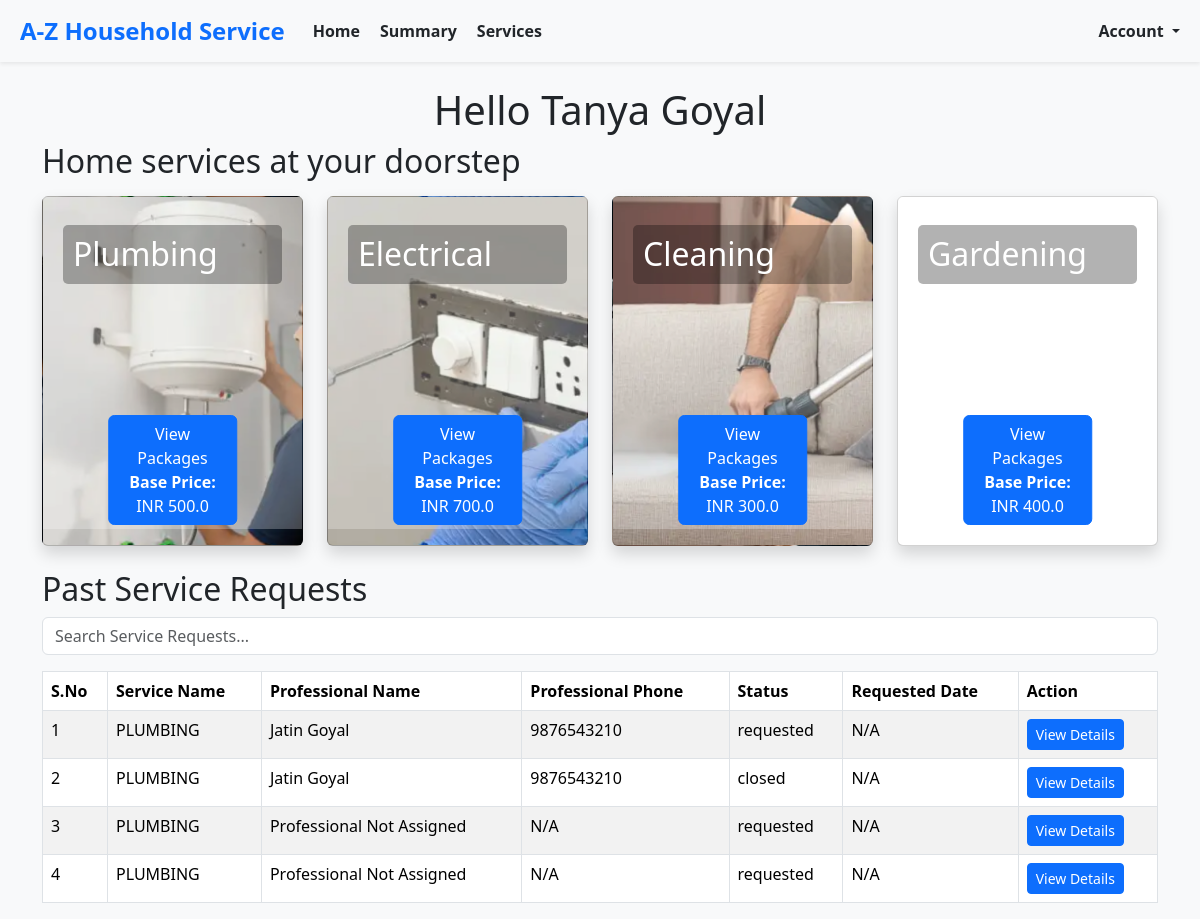
The app's page /customers/home (signed in) with its own data.
### models.py (models this page shows, shortened)
class BaseModel(db.Model):
    __abstract__ = True  # This makes it an abstract class, not a table in the database
    id = db.Column(db.Integer, primary_key=True)
    created_at = db.Column(db.DateTime, default=datetime.utcnow, nullable=False)  # Ensure it's not nullable
    modified_at = db.Column(db.DateTime, default=datetime.utcnow, onupdate=datetime.utcnow, nullable=False)  # Ensure it's not nullable

class Customer(BaseModel):
    __tablename__ = 'customer'
    username = db.Column(db.String(150), unique=True, nullable=False)
    password_hash = db.Column(db.String(200), nullable=False)
    name = db.Column(db.String(150), nullable=True)  # Made nullable
    email = db.Column(db.String(150), unique=True, nullable=False)
    phone = db.Column(db.String(20), unique=True, nullable=False)
    address = db.Column(db.String(300), nullable=True)  # Made nullable
    pincode = db.Column(db.String(300), nullable=True)  # Made nullable

class Service(BaseModel):
    __tablename__ = 'service'
    name = db.Column(db.String(150), nullable=False)
    base_price = db.Column(db.Float, nullable=True)  # Made nullable
    time_required = db.Column(db.String(50), nullable=True)  # Made nullable
    description = db.Column(db.Text, nullable=True)  # Made nullable
    professional_id = db.Column(db.Integer, db.ForeignKey('service_professional.id'), nullable=True)
    service_type_id= db.Column(db.Integer, nullable=True)  # Made nullable
    professional = db.relationship('ServiceProfessional', backref='services', lazy=True)

class ServiceProfessional(BaseModel):
    __tablename__ = 'service_professional'
    username = db.Column(db.String(150), unique=True, nullable=False)
    password_hash = db.Column(db.String(200), nullable=False)
    name = db.Column(db.String(150), nullable=True)  # Made nullable
    email = db.Column(db.String(150), unique=True, nullable=True)  # Made nullable
    phone = db.Column(db.String(20), unique=True, nullable=True)  # Made nullable
    experience = db.Column(db.Integer, nullable=True)  # Made nullable
    description = db.Column(db.Text, nullable=True)  # Made nullable
    approved = db.Column(db.Boolean, default=False, nullable=True)  # Made nullable

class ServiceRequest(BaseModel):
    __tablename__ = 'service_request'
    service_id = db.Column(db.Integer, db.ForeignKey('service.id'), nullable=True)  # Made nullable
    customer_id = db.Column(db.Integer, db.ForeignKey('customer.id'), nullable=False)
    professional_id = db.Column(db.Integer, db.ForeignKey('service_professional.id'), nullable=True)
    date_of_request = db.Column(db.DateTime, default=datetime.utcnow, nullable=True)  # Made nullable
    date_of_completion = db.Column(db.DateTime, nullable=True)  # Made nullable
    service_status = db.Column(db.String(50), default="requested", nullable=True)  # Made nullable
    service_type_id= db.Column(db.Integer, nullable=True)  # Made nullable
    remarks = db.Column(db.Text, nullable=True)  # Made nullable
    rejected_by_professional_id= db.Column(db.Integer, nullable=True)  # Made nullable
    rating = db.Column(db.Text, nullable=True)  # Made nullable
    payment = db.relationship('Payment', backref='service_request', lazy=True)

### routes.py (the view)
@app.route('/customers/home')
def customers_home():
    try:
        mappings = create_id_mappings()
        customer = Customer.query.filter_by(id=session['userId']).first()
        if not customer:
            return "Customer not found", 404
        service_requests = ServiceRequest.query.filter_by(customer_id=customer.id).all()
        enriched_service_requests = enrich_service_requests(service_requests, customer, mappings)
        return render_template(
            'customers/home.html',
            customer=customer,
            service_requests=enriched_service_requests,
            service_types=ServiceType.list_all(),
            services=Service.query.all(),
            service_type_mapping=mappings['service_type_mapping'],
            customer_mapping=mappings['customer_mapping'],
            professional_mapping=mappings['professional_mapping']
        )
    except Exception as e:
        return f"An error occurred while loading customer home: {e}", 500

### enums.py (called while the page is built)
    @classmethod
    def list_all(cls):
        return [service_type for service_type in cls]

### routes.py (called while the page is built)
def create_id_mappings():
    service_type_mapping = {st.id: st for st in ServiceType}
    customer_mapping = {c.id: c for c in Customer.query.all()}
    professional_mapping = {p.id: p for p in ServiceProfessional.query.all()}
    return {
        'service_type_mapping': service_type_mapping,
        'customer_mapping': customer_mapping,
        'professional_mapping': professional_mapping
    }

### templates/customers/home.html (shortened to what this page needs)
{% extends 'layout.html' %}
{% block content %}
<div class="container">
    <h1 class="text-center">Hello {{ customer.name }}</h1>
    <h2 class="mb-3">Home services at your doorstep</h2>
    {% include 'service_cards.html' %}
    {% include 'past_service_requests.html' %}
</div>
{% endblock %}

### templates/service_cards.html (shortened to what this page needs)
<div class="row">
    {% for service_type in service_types %}
    <div class="col-lg-3 col-md-4 col-sm-6 col-12">
        <div class="card mb-4 shadow service-card"
             data-service-type-id="{{ service_type.id }}"
             style="background-image: url('{{ url_for('static', filename=service_type.image_url) }}'); background-size: cover; height: 350px; position: relative;">
            <div class="card-body text-dark" style="background-color: rgba(255, 255, 255, 0.25); padding: 20px;">
                <h2 class="card-title" style="background-color: rgba(0, 0, 0, 0.3); color: white; padding: 10px; border-radius: 5px;">{{ service_type.display_name }}</h2>
            </div>
            <form method="post" action="best_package/{{ service_type.id }}" onsubmit="">
                <button class="btn btn-primary view-packages-btn" data-service-id="{{ service_type.id }}"
                    style="position: absolute; bottom: 20px; left: 50%; transform: translateX(-50%);">
                View Packages  <strong>Base Price:</strong> INR {{ service_type.base_price }}
            </button>
            </form>
        </div>
    </div>
    {% endfor %}
</div>

### templates/past_service_requests.html (shortened to what this page needs)
<h2>Past Service Requests</h2>
<div class="mb-3">
    <input type="text" id="searchInput" class="form-control" placeholder="Search Service Requests..." onkeyup="searchTable()">
</div>
<div class="table-responsive" style="max-height: 400px; overflow-y: auto;">
    <table class="table table-bordered table-striped" id="serviceRequestsTable">
        <thead>
            <tr>
                <th>S.No</th>
                <th>Service Name</th>
                <th>Professional Name</th>
                <th>Professional Phone</th>
                <th>Status</th>
                <th>Requested Date</th>
                <th>Action</th>
            </tr>
        </thead>
        <tbody>
            {% for request in service_requests %}
            <tr>
                <td>{{ loop.index }}</td>
                <td>{{ request.service_name }}</td>
                <td>{{ request.professional_name if request.professional_name else 'N/A' }}</td>
                <td>{{ request.professional_phone if request.professional_phone else 'N/A' }}</td>
                <td>{{ request.status }}</td>
                <td>{{ request.requested_date.strftime('%Y-%m-%d') if request.requested_date else 'N/A' }}</td>
                <td>
                    <button class="btn btn-primary btn-sm" data-bs-toggle="modal" data-bs-target="#actionModal"
                            data-request-id="{{ request.id }}"
                            data-service-name="{{ request.service_name }}"
                            data-professional-name="{{ request.professional_name }}"
                            data-professional-phone="{{ request.professional_phone }}"
                            data-requested-date="{{ request.requested_date }}"
                            data-service-description="{{ request.description }}"
                            data-professional-profile-url="{{ request.professional_profile_url }}">
                        View Details
                    </button>
                </td>
            </tr>
            {% endfor %}
        </tbody>
    </table>
</div>

### templates/layout.html (style rules this page uses)
body { background-color: #f8f9fa; }

### records on screen
Customer: name "Tanya Goyal"
Service: shows a picture, display_name "Plumbing", base_price "500.0", service_name "PLUMBING", name "Jatin Goyal", phone "9876543210", status "requested", requested_date "N/A", status "closed", professional_name "Professional Not Assigned", professional_phone "N/A"

### other values on screen
{{ service_type.display_name }} "Electrical" "Cleaning" "Gardening"
{{ service_type.base_price }} "700.0" "300.0" "400.0"
